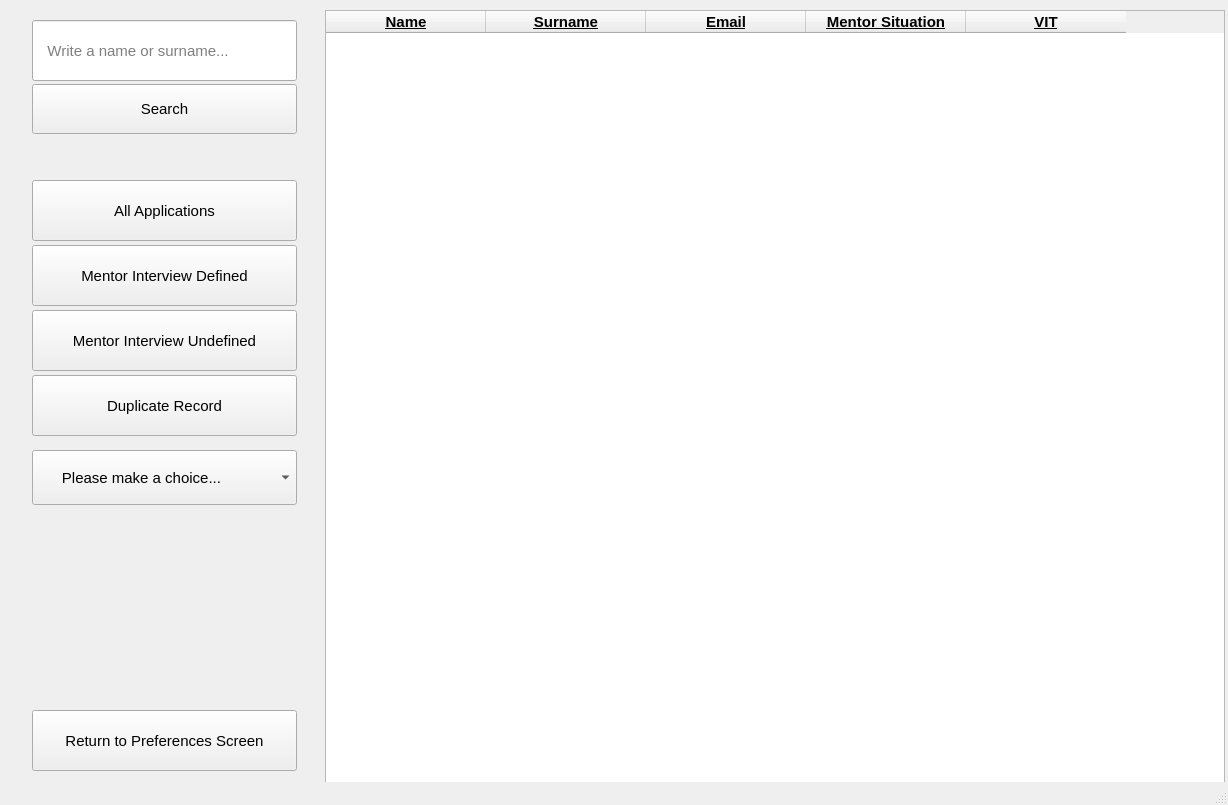
<?xml version="1.0" encoding="UTF-8"?>
<ui version="4.0">
 <class>MainWindow</class>
 <widget class="QMainWindow" name="MainWindow">
  <property name="windowModality">
   <enum>Qt::NonModal</enum>
  </property>
  <property name="enabled">
   <bool>true</bool>
  </property>
  <property name="geometry">
   <rect>
    <x>0</x>
    <y>0</y>
    <width>1228</width>
    <height>805</height>
   </rect>
  </property>
  <property name="sizePolicy">
   <sizepolicy hsizetype="Preferred" vsizetype="Preferred">
    <horstretch>0</horstretch>
    <verstretch>0</verstretch>
   </sizepolicy>
  </property>
  <property name="minimumSize">
   <size>
    <width>0</width>
    <height>0</height>
   </size>
  </property>
  <property name="sizeIncrement">
   <size>
    <width>0</width>
    <height>0</height>
   </size>
  </property>
  <property name="baseSize">
   <size>
    <width>1228</width>
    <height>805</height>
   </size>
  </property>
  <property name="font">
   <font>
    <pointsize>11</pointsize>
   </font>
  </property>
  <property name="windowTitle">
   <string>APPLICATIONS</string>
  </property>
  <property name="layoutDirection">
   <enum>Qt::LeftToRight</enum>
  </property>
  <property name="styleSheet">
   <string notr="true">
</string>
  </property>
  <widget class="QWidget" name="centralwidget">
   <property name="enabled">
    <bool>true</bool>
   </property>
   <widget class="QWidget" name="W_widget" native="true">
    <property name="enabled">
     <bool>true</bool>
    </property>
    <property name="geometry">
     <rect>
      <x>12</x>
      <y>0</y>
      <width>305</width>
      <height>780</height>
     </rect>
    </property>
    <property name="font">
     <font>
      <pointsize>11</pointsize>
     </font>
    </property>
    <property name="acceptDrops">
     <bool>false</bool>
    </property>
    <property name="styleSheet">
     <string notr="true"/>
    </property>
    <widget class="QLineEdit" name="lineEdit">
     <property name="geometry">
      <rect>
       <x>20</x>
       <y>20</y>
       <width>265</width>
       <height>61</height>
      </rect>
     </property>
     <property name="font">
      <font>
       <family>MS Shell Dlg 2</family>
       <pointsize>11</pointsize>
       <weight>50</weight>
       <italic>false</italic>
       <bold>false</bold>
      </font>
     </property>
     <property name="styleSheet">
      <string notr="true">font: 11pt &quot;MS Shell Dlg 2&quot;;
</string>
     </property>
     <property name="placeholderText">
      <string>   Write a name or surname...</string>
     </property>
    </widget>
    <widget class="QPushButton" name="PB_search_button">
     <property name="geometry">
      <rect>
       <x>20</x>
       <y>84</y>
       <width>265</width>
       <height>50</height>
      </rect>
     </property>
     <property name="font">
      <font>
       <family>MS Shell Dlg 2</family>
       <pointsize>11</pointsize>
       <weight>50</weight>
       <italic>false</italic>
       <bold>false</bold>
      </font>
     </property>
     <property name="layoutDirection">
      <enum>Qt::LeftToRight</enum>
     </property>
     <property name="styleSheet">
      <string notr="true">font: 11pt &quot;MS Shell Dlg 2&quot;;
</string>
     </property>
     <property name="text">
      <string>Search</string>
     </property>
    </widget>
    <widget class="QPushButton" name="PB_all_applications_button">
     <property name="geometry">
      <rect>
       <x>20</x>
       <y>180</y>
       <width>265</width>
       <height>61</height>
      </rect>
     </property>
     <property name="font">
      <font>
       <family>MS Shell Dlg 2</family>
       <pointsize>11</pointsize>
       <weight>50</weight>
       <italic>false</italic>
       <bold>false</bold>
      </font>
     </property>
     <property name="styleSheet">
      <string notr="true">font: 11pt &quot;MS Shell Dlg 2&quot;;
</string>
     </property>
     <property name="text">
      <string>All Applications</string>
     </property>
    </widget>
    <widget class="QPushButton" name="PB_mentor_meeting_defined_button">
     <property name="geometry">
      <rect>
       <x>20</x>
       <y>245</y>
       <width>265</width>
       <height>61</height>
      </rect>
     </property>
     <property name="font">
      <font>
       <family>MS Shell Dlg 2</family>
       <pointsize>11</pointsize>
       <weight>50</weight>
       <italic>false</italic>
       <bold>false</bold>
      </font>
     </property>
     <property name="styleSheet">
      <string notr="true">font: 11pt &quot;MS Shell Dlg 2&quot;;</string>
     </property>
     <property name="text">
      <string>Mentor Interview Defined</string>
     </property>
    </widget>
    <widget class="QPushButton" name="PB_mentor_interview_undefined_button">
     <property name="geometry">
      <rect>
       <x>20</x>
       <y>310</y>
       <width>265</width>
       <height>61</height>
      </rect>
     </property>
     <property name="font">
      <font>
       <family>MS Shell Dlg 2</family>
       <pointsize>11</pointsize>
       <weight>50</weight>
       <italic>false</italic>
       <bold>false</bold>
      </font>
     </property>
     <property name="styleSheet">
      <string notr="true">font: 11pt &quot;MS Shell Dlg 2&quot;;
</string>
     </property>
     <property name="text">
      <string>Mentor Interview Undefined</string>
     </property>
    </widget>
    <widget class="QPushButton" name="PB_duplicate_record_button">
     <property name="geometry">
      <rect>
       <x>20</x>
       <y>375</y>
       <width>265</width>
       <height>61</height>
      </rect>
     </property>
     <property name="font">
      <font>
       <family>MS Shell Dlg 2</family>
       <pointsize>11</pointsize>
       <weight>50</weight>
       <italic>false</italic>
       <bold>false</bold>
      </font>
     </property>
     <property name="styleSheet">
      <string notr="true">font: 11pt &quot;MS Shell Dlg 2&quot;;</string>
     </property>
     <property name="text">
      <string>Duplicate Record</string>
     </property>
    </widget>
    <widget class="QComboBox" name="CB_combo_box">
     <property name="geometry">
      <rect>
       <x>20</x>
       <y>450</y>
       <width>265</width>
       <height>55</height>
      </rect>
     </property>
     <property name="font">
      <font>
       <family>MS Shell Dlg 2</family>
       <pointsize>11</pointsize>
       <weight>50</weight>
       <italic>false</italic>
       <bold>false</bold>
      </font>
     </property>
     <property name="styleSheet">
      <string notr="true">font: 11pt &quot;MS Shell Dlg 2&quot;;</string>
     </property>
     <property name="currentText">
      <string>      Please make a choice...</string>
     </property>
     <item>
      <property name="text">
       <string>      Please make a choice...</string>
      </property>
     </item>
     <item>
      <property name="text">
       <string>       Previous VIT Control</string>
      </property>
     </item>
     <item>
      <property name="text">
       <string>         Different Records</string>
      </property>
     </item>
     <item>
      <property name="text">
       <string>           Applying Filter</string>
      </property>
     </item>
    </widget>
    <widget class="QPushButton" name="PB_return_to_preferences_screen_button">
     <property name="geometry">
      <rect>
       <x>20</x>
       <y>710</y>
       <width>265</width>
       <height>61</height>
      </rect>
     </property>
     <property name="font">
      <font>
       <family>MS Shell Dlg 2</family>
       <pointsize>11</pointsize>
       <weight>50</weight>
       <italic>false</italic>
       <bold>false</bold>
      </font>
     </property>
     <property name="styleSheet">
      <string notr="true">font: 11pt &quot;MS Shell Dlg 2&quot;;</string>
     </property>
     <property name="text">
      <string>Return to Preferences Screen</string>
     </property>
    </widget>
   </widget>
   <widget class="QTableWidget" name="tableWidget">
    <property name="geometry">
     <rect>
      <x>325</x>
      <y>10</y>
      <width>900</width>
      <height>780</height>
     </rect>
    </property>
    <property name="sizeIncrement">
     <size>
      <width>1228</width>
      <height>805</height>
     </size>
    </property>
    <property name="baseSize">
     <size>
      <width>1228</width>
      <height>805</height>
     </size>
    </property>
    <property name="styleSheet">
     <string notr="true">font: 11pt &quot;MS Shell Dlg 2&quot;;
text-decoration: underline;</string>
    </property>
    <property name="columnCount">
     <number>5</number>
    </property>
    <attribute name="horizontalHeaderDefaultSectionSize">
     <number>160</number>
    </attribute>
    <column>
     <property name="text">
      <string>Name</string>
     </property>
     <property name="font">
      <font>
       <pointsize>11</pointsize>
       <weight>75</weight>
       <bold>true</bold>
      </font>
     </property>
    </column>
    <column>
     <property name="text">
      <string>Surname</string>
     </property>
     <property name="font">
      <font>
       <pointsize>11</pointsize>
       <weight>75</weight>
       <bold>true</bold>
      </font>
     </property>
    </column>
    <column>
     <property name="text">
      <string>Email</string>
     </property>
     <property name="font">
      <font>
       <pointsize>11</pointsize>
       <weight>75</weight>
       <bold>true</bold>
      </font>
     </property>
    </column>
    <column>
     <property name="text">
      <string>Mentor Situation</string>
     </property>
     <property name="font">
      <font>
       <pointsize>11</pointsize>
       <weight>75</weight>
       <bold>true</bold>
       <stylestrategy>PreferAntialias</stylestrategy>
      </font>
     </property>
    </column>
    <column>
     <property name="text">
      <string>VIT</string>
     </property>
     <property name="font">
      <font>
       <pointsize>11</pointsize>
       <weight>75</weight>
       <bold>true</bold>
      </font>
     </property>
    </column>
   </widget>
  </widget>
  <widget class="QStatusBar" name="statusbar"/>
 </widget>
 <resources/>
 <connections/>
</ui>
